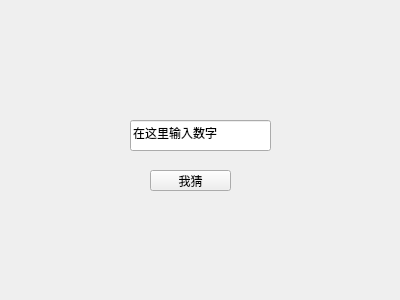
<?xml version="1.0" encoding="UTF-8"?>
<ui version="4.0">
 <class>Form</class>
 <widget class="QWidget" name="Form">
  <property name="geometry">
   <rect>
    <x>0</x>
    <y>0</y>
    <width>400</width>
    <height>300</height>
   </rect>
  </property>
  <property name="windowTitle">
   <string>Form</string>
  </property>
  <widget class="QPushButton" name="pushButton">
   <property name="geometry">
    <rect>
     <x>150</x>
     <y>170</y>
     <width>81</width>
     <height>21</height>
    </rect>
   </property>
   <property name="toolTip">
    <string>点击这里猜数字</string>
   </property>
   <property name="text">
    <string>我猜</string>
   </property>
  </widget>
  <widget class="QLineEdit" name="lineEdit">
   <property name="geometry">
    <rect>
     <x>130</x>
     <y>120</y>
     <width>141</width>
     <height>31</height>
    </rect>
   </property>
   <property name="text">
    <string>在这里输入数字</string>
   </property>
  </widget>
 </widget>
 <resources/>
 <connections>
  <connection>
   <sender>pushButton</sender>
   <signal>clicked()</signal>
   <receiver>Form</receiver>
   <slot>ti()</slot>
   <hints>
    <hint type="sourcelabel">
     <x>192</x>
     <y>178</y>
    </hint>
    <hint type="destinationlabel">
     <x>281</x>
     <y>161</y>
    </hint>
   </hints>
  </connection>
 </connections>
 <slots>
  <slot>ti()</slot>
 </slots>
</ui>
